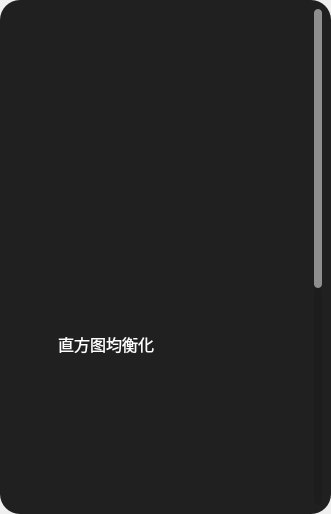
<?xml version="1.0" encoding="UTF-8"?>
<ui version="4.0">
 <class>Form</class>
 <widget class="QWidget" name="Form">
  <property name="geometry">
   <rect>
    <x>0</x>
    <y>0</y>
    <width>331</width>
    <height>514</height>
   </rect>
  </property>
  <property name="windowTitle">
   <string>Form</string>
  </property>
  <layout class="QHBoxLayout" name="horizontalLayout">
   <property name="leftMargin">
    <number>0</number>
   </property>
   <property name="topMargin">
    <number>0</number>
   </property>
   <property name="rightMargin">
    <number>0</number>
   </property>
   <property name="bottomMargin">
    <number>0</number>
   </property>
   <item>
    <widget class="QWidget" name="widget_hist" native="true">
     <property name="styleSheet">
      <string notr="true">QWidget{
                            border-radius:20px;
                            background-color: rgb(32, 32, 32);
                            }
                            QScrollBar:horizontal{
                            height:8px;
                            background:rgba(0,0,0,0%);
                            border-radius:4px;

                            }
                            QScrollBar::handle:horizontal{
                            background:rgba(255,255,255,50%);
                            border-radius:4px;
                            }
                            QScrollBar::handle:horizontal:hover{
                            background:rgba(255,255,255,100%);
                            min-width:0;
                            }
                            QScrollBar::add-line:horizontal{
                            height:0px;width:0px;

                            }
                            QScrollBar::sub-line:horizontal{
                            height:0px;width:0px;

                            }
                            QScrollBar::add-line:horizontal:hover{
                            height:0px;width:0px;

                            }
                            QScrollBar::sub-line:horizontal:hover{
                            height:0px;width:0px;

                            }
                            QScrollBar::add-page:horizontal,QScrollBar::sub-page:horizontal
                            {
                            background:rgba(0,0,0,10%);
                            border-radius:4px;
                            }

                            QScrollBar:vertical{
                            width:8px;
                            background:rgba(0,0,0,0%);

                            }
                            QScrollBar::handle:vertical{
                            width:0px;
                            background:rgba(255,255,255,50%);
                            border-radius:4px;
                            }
                            QScrollBar::handle:vertical:hover{
                            width:0px;
                            background:rgba(255,255,255,100%);
                            border-radius:4px;
                            min-width:20;
                            }
                            QScrollBar::add-line:vertical{
                            height:0px;width:0px;

                            }
                            QScrollBar::sub-line:vertical{
                            height:0px;width:0px;

                            }
                            QScrollBar::add-line:vertical:hover{
                            height:0px;width:0px;

                            }
                            QScrollBar::sub-line:vertical:hover{
                            height:0px;width:0px;

                            }
                            QScrollBar::add-page:vertical,QScrollBar::sub-page:vertical
                            {
                            background:rgba(0,0,0,10%);
                            border-radius:4px;
                            }


                            QSlider::add-page:horizontal {
                            background-color: qlineargradient(spread: pad, x1: 0, y1: 1, x2: 1, y2: 1,
                            stop: 0 rgb(100, 100, 100),
                            stop: 1 rgb(255, 78, 0,));
                            border-radius: 4px;
                            }

                            QSlider::sub-page:horizontal {
                            background-color: qlineargradient(spread: pad, x1: 0, y1: 1, x2: 1, y2: 1,
                            stop: 0 rgb(51, 151, 255),
                            stop: 1 rgb(100, 100, 100));
                            border-radius: 4px;
                            }

                            QSlider::groove:horizontal {
                            background: transparent;
                            height: 8px;
                            }

                            QSlider::handle:horizontal {
                            width: 16px;
                            height: 18px;
                            margin: -4px 0px -4px 0px;
                            border-radius: 8px;
                            background: white;
                            }
                        </string>
     </property>
     <layout class="QHBoxLayout" name="horizontalLayout_hist">
      <item>
       <widget class="QScrollArea" name="scrollArea">
        <property name="styleSheet">
         <string notr="true">QScrollArea{
                                        background-color: transparent;
                                        }
                                    </string>
        </property>
        <property name="verticalScrollBarPolicy">
         <enum>Qt::ScrollBarAsNeeded</enum>
        </property>
        <property name="widgetResizable">
         <bool>true</bool>
        </property>
        <widget class="QWidget" name="scrollAreaWidgetContents">
         <property name="geometry">
          <rect>
           <x>0</x>
           <y>0</y>
           <width>301</width>
           <height>892</height>
          </rect>
         </property>
         <layout class="QVBoxLayout" name="verticalLayout_2">
          <item>
           <widget class="QWidget" name="widget_color_button" native="true">
            <property name="styleSheet">
             <string notr="true">.QPushButton:hover{
                                                        background-color:rgb(100, 100, 100);
                                                        border-radius:20px;
                                                        }
                                                        .QPushButton:pressed{
                                                        background-color:rgb(50, 50, 50);
                                                        border-radius:20px;
                                                        }
                                                        .QPushButton:normal{
                                                        background-color:transparent;
                                                        border-radius:20px;
                                                        }
                                                        .QPushButton:checked{
                                                        background-color:rgb(255, 255, 255);
                                                        border-radius:20px;
                                                        }
                                                    </string>
            </property>
            <layout class="QHBoxLayout" name="horizontalLayout_color_button">
             <property name="leftMargin">
              <number>0</number>
             </property>
             <property name="topMargin">
              <number>0</number>
             </property>
             <property name="rightMargin">
              <number>0</number>
             </property>
             <property name="bottomMargin">
              <number>0</number>
             </property>
             <item>
              <spacer name="horizontalSpacer">
               <property name="orientation">
                <enum>Qt::Horizontal</enum>
               </property>
               <property name="sizeHint" stdset="0">
                <size>
                 <width>40</width>
                 <height>20</height>
                </size>
               </property>
              </spacer>
             </item>
             <item>
              <widget class="QPushButton" name="pushButton_colorful">
               <property name="minimumSize">
                <size>
                 <width>40</width>
                 <height>40</height>
                </size>
               </property>
               <property name="cursor">
                <cursorShape>PointingHandCursor</cursorShape>
               </property>
               <property name="text">
                <string/>
               </property>
               <property name="icon">
                <iconset resource="../resources.qrc">
                 <normaloff>:/images/icon/colorful.png</normaloff>:/images/icon/colorful.png</iconset>
               </property>
               <property name="iconSize">
                <size>
                 <width>32</width>
                 <height>32</height>
                </size>
               </property>
               <property name="checkable">
                <bool>true</bool>
               </property>
               <property name="autoExclusive">
                <bool>true</bool>
               </property>
               <property name="flat">
                <bool>true</bool>
               </property>
              </widget>
             </item>
             <item>
              <spacer name="horizontalSpacer_2">
               <property name="orientation">
                <enum>Qt::Horizontal</enum>
               </property>
               <property name="sizeHint" stdset="0">
                <size>
                 <width>40</width>
                 <height>20</height>
                </size>
               </property>
              </spacer>
             </item>
             <item>
              <widget class="QPushButton" name="pushButton_red">
               <property name="minimumSize">
                <size>
                 <width>40</width>
                 <height>40</height>
                </size>
               </property>
               <property name="cursor">
                <cursorShape>PointingHandCursor</cursorShape>
               </property>
               <property name="text">
                <string/>
               </property>
               <property name="icon">
                <iconset resource="../resources.qrc">
                 <normaloff>:/images/icon/red_circle.svg</normaloff>:/images/icon/red_circle.svg</iconset>
               </property>
               <property name="iconSize">
                <size>
                 <width>32</width>
                 <height>32</height>
                </size>
               </property>
               <property name="checkable">
                <bool>true</bool>
               </property>
               <property name="autoExclusive">
                <bool>true</bool>
               </property>
               <property name="flat">
                <bool>true</bool>
               </property>
              </widget>
             </item>
             <item>
              <spacer name="horizontalSpacer_3">
               <property name="orientation">
                <enum>Qt::Horizontal</enum>
               </property>
               <property name="sizeHint" stdset="0">
                <size>
                 <width>40</width>
                 <height>20</height>
                </size>
               </property>
              </spacer>
             </item>
             <item>
              <widget class="QPushButton" name="pushButton_green">
               <property name="minimumSize">
                <size>
                 <width>40</width>
                 <height>40</height>
                </size>
               </property>
               <property name="cursor">
                <cursorShape>PointingHandCursor</cursorShape>
               </property>
               <property name="text">
                <string/>
               </property>
               <property name="icon">
                <iconset resource="../resources.qrc">
                 <normaloff>:/images/icon/green_circle.svg</normaloff>:/images/icon/green_circle.svg</iconset>
               </property>
               <property name="iconSize">
                <size>
                 <width>32</width>
                 <height>32</height>
                </size>
               </property>
               <property name="checkable">
                <bool>true</bool>
               </property>
               <property name="autoExclusive">
                <bool>true</bool>
               </property>
               <property name="flat">
                <bool>true</bool>
               </property>
              </widget>
             </item>
             <item>
              <spacer name="horizontalSpacer_4">
               <property name="orientation">
                <enum>Qt::Horizontal</enum>
               </property>
               <property name="sizeHint" stdset="0">
                <size>
                 <width>40</width>
                 <height>20</height>
                </size>
               </property>
              </spacer>
             </item>
             <item>
              <widget class="QPushButton" name="pushButton_blue">
               <property name="minimumSize">
                <size>
                 <width>40</width>
                 <height>40</height>
                </size>
               </property>
               <property name="cursor">
                <cursorShape>PointingHandCursor</cursorShape>
               </property>
               <property name="text">
                <string/>
               </property>
               <property name="icon">
                <iconset resource="../resources.qrc">
                 <normaloff>:/images/icon/blue_circle.svg</normaloff>:/images/icon/blue_circle.svg</iconset>
               </property>
               <property name="iconSize">
                <size>
                 <width>32</width>
                 <height>32</height>
                </size>
               </property>
               <property name="checkable">
                <bool>true</bool>
               </property>
               <property name="autoExclusive">
                <bool>true</bool>
               </property>
               <property name="flat">
                <bool>true</bool>
               </property>
              </widget>
             </item>
             <item>
              <spacer name="horizontalSpacer_5">
               <property name="orientation">
                <enum>Qt::Horizontal</enum>
               </property>
               <property name="sizeHint" stdset="0">
                <size>
                 <width>40</width>
                 <height>20</height>
                </size>
               </property>
              </spacer>
             </item>
            </layout>
           </widget>
          </item>
          <item>
           <widget class="QWidget" name="widget_curve" native="true">
            <property name="minimumSize">
             <size>
              <width>0</width>
              <height>250</height>
             </size>
            </property>
            <layout class="QVBoxLayout" name="verticalLayout_curve">
             <property name="leftMargin">
              <number>0</number>
             </property>
             <property name="topMargin">
              <number>0</number>
             </property>
             <property name="rightMargin">
              <number>0</number>
             </property>
             <property name="bottomMargin">
              <number>0</number>
             </property>
            </layout>
           </widget>
          </item>
          <item>
           <widget class="QWidget" name="widget_equalize" native="true">
            <layout class="QHBoxLayout" name="horizontalLayout_2">
             <item>
              <spacer name="horizontalSpacer_6">
               <property name="orientation">
                <enum>Qt::Horizontal</enum>
               </property>
               <property name="sizeHint" stdset="0">
                <size>
                 <width>40</width>
                 <height>20</height>
                </size>
               </property>
              </spacer>
             </item>
             <item>
              <widget class="QLabel" name="label_hist">
               <property name="minimumSize">
                <size>
                 <width>140</width>
                 <height>30</height>
                </size>
               </property>
               <property name="font">
                <font>
                 <family>黑体</family>
                 <pointsize>12</pointsize>
                 <stylestrategy>PreferAntialias</stylestrategy>
                 <kerning>true</kerning>
                </font>
               </property>
               <property name="styleSheet">
                <string notr="true">QLabel{
                                                                    color:rgb(255, 255, 255);
                                                                    }
                                                                </string>
               </property>
               <property name="text">
                <string>直方图均衡化</string>
               </property>
              </widget>
             </item>
             <item>
              <widget class="QWidget" name="widget_switch_button" native="true">
               <property name="minimumSize">
                <size>
                 <width>60</width>
                 <height>30</height>
                </size>
               </property>
               <layout class="QHBoxLayout" name="horizontalLayout_switch">
                <property name="leftMargin">
                 <number>0</number>
                </property>
                <property name="topMargin">
                 <number>0</number>
                </property>
                <property name="rightMargin">
                 <number>3</number>
                </property>
                <property name="bottomMargin">
                 <number>0</number>
                </property>
               </layout>
              </widget>
             </item>
             <item>
              <spacer name="horizontalSpacer_7">
               <property name="orientation">
                <enum>Qt::Horizontal</enum>
               </property>
               <property name="sizeHint" stdset="0">
                <size>
                 <width>40</width>
                 <height>20</height>
                </size>
               </property>
              </spacer>
             </item>
            </layout>
           </widget>
          </item>
          <item>
           <widget class="QWidget" name="widget_gray_hist" native="true">
            <property name="minimumSize">
             <size>
              <width>0</width>
              <height>250</height>
             </size>
            </property>
            <layout class="QVBoxLayout" name="verticalLayout_gray_hist">
             <property name="leftMargin">
              <number>0</number>
             </property>
             <property name="topMargin">
              <number>0</number>
             </property>
             <property name="rightMargin">
              <number>0</number>
             </property>
             <property name="bottomMargin">
              <number>0</number>
             </property>
            </layout>
           </widget>
          </item>
          <item>
           <widget class="QWidget" name="widget_color_hist" native="true">
            <property name="minimumSize">
             <size>
              <width>0</width>
              <height>250</height>
             </size>
            </property>
            <layout class="QVBoxLayout" name="verticalLayout_rgb_hist">
             <property name="leftMargin">
              <number>0</number>
             </property>
             <property name="topMargin">
              <number>0</number>
             </property>
             <property name="rightMargin">
              <number>0</number>
             </property>
             <property name="bottomMargin">
              <number>0</number>
             </property>
            </layout>
           </widget>
          </item>
         </layout>
        </widget>
       </widget>
      </item>
     </layout>
    </widget>
   </item>
  </layout>
 </widget>
 <resources>
  <include location="../resources.qrc"/>
 </resources>
 <connections/>
</ui>
